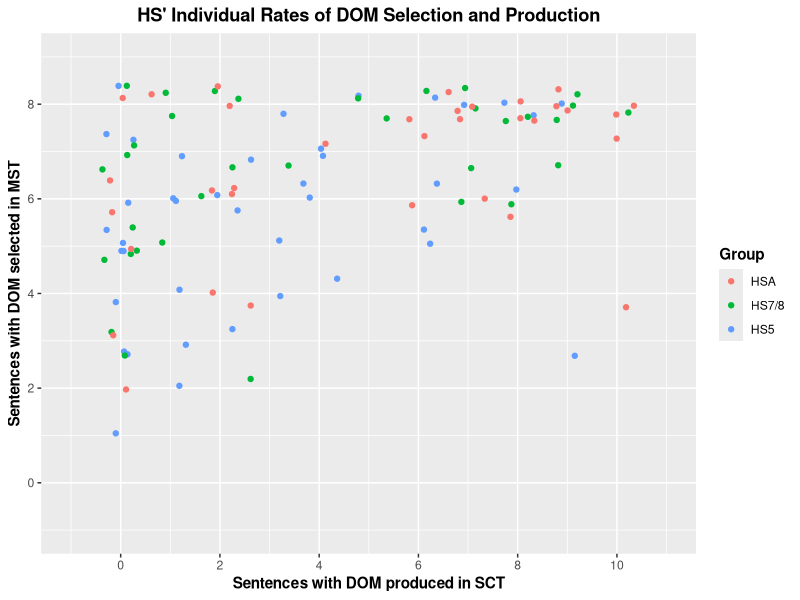

This chart was generated by the following R code:
library(tidyverse)
library(dplyr)
library(here)


# Load data
## EPT
HSA_SCT <- read_csv(here("./CSV Files/Adult HS/Adult HS DOM EPT.csv")) %>%
  filter(Item %in% c("EPT-02", "EPT-08", "EPT-12", "EPT-14", "EPT-20", "EPT-24", "EPT-26", "EPT-32", "EPT-38", "EPT-42")) %>%
  mutate(Group = "HSA",
         Task = "SCT")

DLI78_SCT <- read_csv(here("./CSV Files/DLI-78/DLI-78 DOM EPT.csv")) %>%
  mutate(Group = "HS7/8",
         Task = "SCT")

MLS78_SCT <- read_csv(here("./CSV Files/MLS-78/MLS-78 DOM EPT.csv")) %>%
  mutate(Group = "HS7/8",
         Task = "SCT")

DLI5_SCT <- read_csv(here("./CSV Files/DLI-5/DLI-5 DOM EPT.csv"))  %>%
  filter(Item %in% c("EPT-02", "EPT-08", "EPT-12", "EPT-14", "EPT-20", "EPT-24", "EPT-26", "EPT-32", "EPT-38", "EPT-42")) %>%
  mutate(Group = "HS5",
         Task = "SCT")

MLS5_SCT <- read_csv(here("./CSV Files/MLS-5/MLS-5 DOM EPT.csv")) %>%
  filter(Item %in% c("EPT-02", "EPT-08", "EPT-12", "EPT-14", "EPT-20", "EPT-24", "EPT-26", "EPT-32", "EPT-38", "EPT-42")) %>%
  mutate(Group = "HS5",
         Task = "SCT")


## FCT
HSA_MST <- read_csv(here("./CSV Files/Adult HS/Adult HS DOM FCT.csv")) %>%
  mutate(Group = "HSA",
         Task = "MST")

DLI78_MST <- read_csv(here("./CSV Files/DLI-78/DLI-78 DOM FCT.csv")) %>% 
  mutate(Group = "HS7/8",
         Task = "MST")

MLS78_MST <- read_csv(here("./CSV Files/MLS-78/MLS-78 DOM FCT.csv")) %>% 
  mutate(Group = "HS7/8",
         Task = "MST")

DLI5_MST <- read_csv(here("./CSV Files/DLI-5/DLI-5 DOM FCT.csv"))  %>%
  mutate(Group = "HS5",
         Task = "MST")

MLS5_MST <- read_csv(here("./CSV Files/MLS-5/MLS-5 DOM FCT.csv")) %>%
  mutate(Group = "HS5",
         Task = "MST")

## Rejoin datasets
SCT <- rbind(HSA_SCT, DLI78_SCT, MLS78_SCT, DLI5_SCT, MLS5_SCT)
MST <- rbind(HSA_MST, DLI78_MST, MLS78_MST, DLI5_MST, MLS5_MST)


# Plot individual differences
## Grouping
SCT_Group <- SCT %>%
  filter(!is.na(DOM_Use)) %>%
  group_by(Part_ID, Group) %>%
  summarize(DOM_Production = sum(DOM_Use))

MST_Group <- MST %>%
  filter(!is.na(DOM_Use)) %>%
  group_by(Part_ID, Group) %>%
  summarize(DOM_Selection = sum(DOM_Use))

Aggregate = left_join(SCT_Group, MST_Group, by = "Part_ID", "Group") %>%
  rename(Group = Group.x) %>% 
  mutate(Total = DOM_Production + DOM_Selection)
Aggregate$Group <- factor(Aggregate$Group, levels = c("HSA", "HS7/8", "HS5"))


# Plot individual differences
## Whole group
Aggregate %>% 
  ggplot(aes(x = DOM_Production, y = DOM_Selection)) +
  geom_jitter(mapping = aes(color = Group)) +
  scale_x_continuous(breaks = seq (0, 10, 2),
                     limits = c(-1, 11)) +
  scale_y_continuous(breaks = seq (0, 8, 2),
                     limits = c(-1, 9)) +
  labs(x = "Sentences with DOM produced in SCT", y = "Sentences with DOM selected in MST", title = "HS' Individual Rates of DOM Selection and Production", color = "Group") +
  theme(axis.title = element_text(face = "bold"),
        plot.title = element_text(hjust = 0.5, face = "bold"),
        legend.title = element_text(face = "bold"),
        strip.text = element_text(face = "bold", size = 10))


# Descriptive statistics
DOM_Production <- Aggregate %>% 
  group_by(Group) %>% 
  summarize(Mean = mean(DOM_Production), SD = sd(DOM_Production))

DOM_Selection <- Aggregate %>% 
  group_by(Group) %>% 
  summarize(Mean = mean(DOM_Selection), SD = sd(DOM_Selection))
